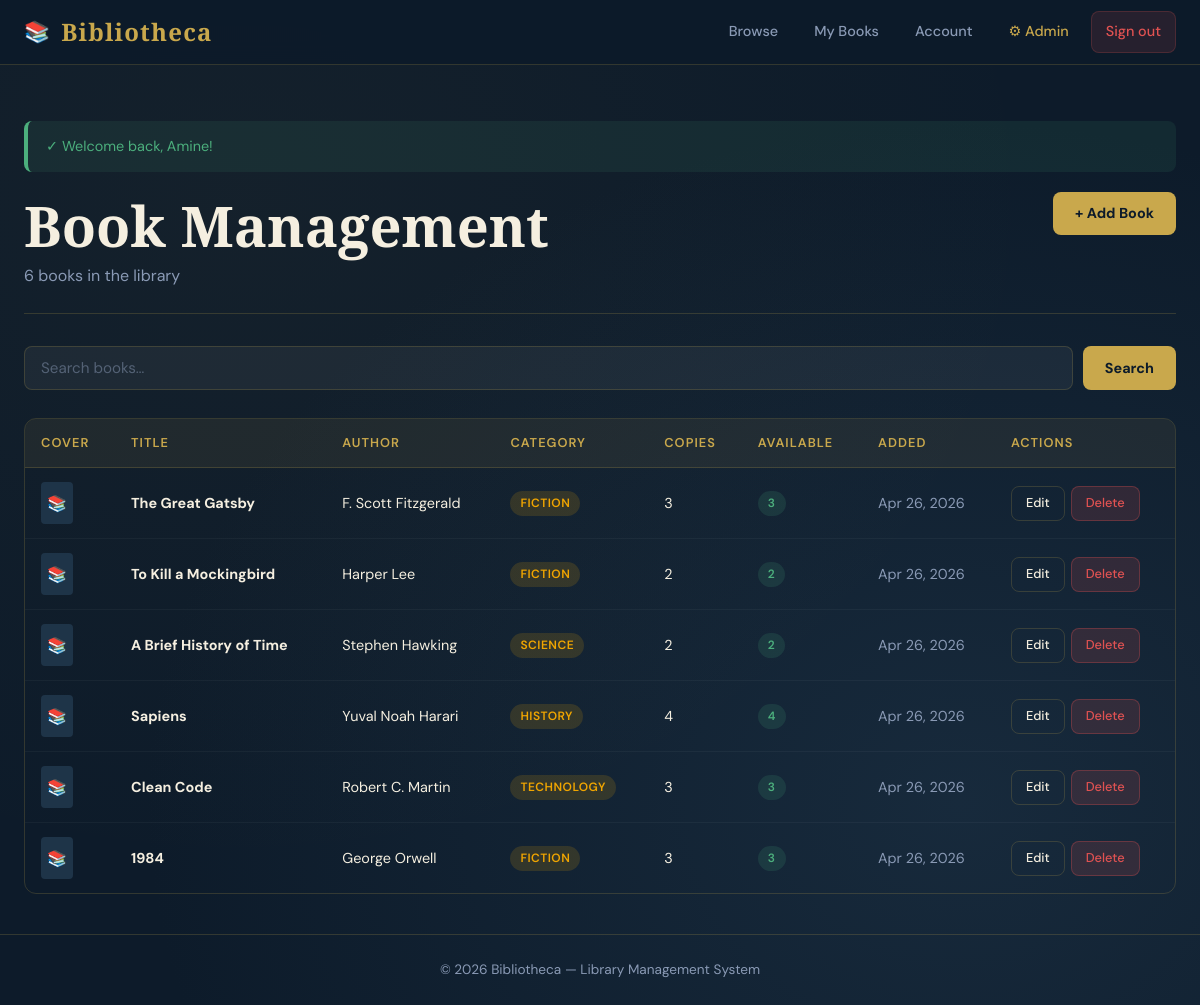
The app's page /admin/books.php (signed in) with its own data.
### tables this page shows
CREATE TABLE IF NOT EXISTS books (
    id INT AUTO_INCREMENT PRIMARY KEY,
    title VARCHAR(255) NOT NULL,
    author VARCHAR(150) NOT NULL,
    isbn VARCHAR(20),
    category_id INT,
    description TEXT,
    cover_image VARCHAR(255) DEFAULT 'default_cover.jpg',
    publisher VARCHAR(150),
    publication_year INT,
    total_copies INT DEFAULT 1,
    available_copies INT DEFAULT 1,
    added_at TIMESTAMP DEFAULT CURRENT_TIMESTAMP,
    updated_at TIMESTAMP DEFAULT CURRENT_TIMESTAMP ON UPDATE CURRENT_TIMESTAMP,
    FOREIGN KEY (category_id) REFERENCES categories(id) ON DELETE SET NULL
);

CREATE TABLE IF NOT EXISTS categories (
    id INT AUTO_INCREMENT PRIMARY KEY,
    name VARCHAR(100) NOT NULL UNIQUE,
    description TEXT
);

### admin/books.php (the view, shortened to what this page needs)
<?php
$db = getDB();
$action  = $_GET['action'] ?? 'list';
$errors  = [];
$editBook = null;
$search  = trim($_GET['search'] ?? '');
$page    = max(1, intval($_GET['page'] ?? 1));
$perPage = 15;
$offset  = ($page - 1) * $perPage;
$where   = $search ? "WHERE b.title LIKE ? OR b.author LIKE ? OR b.isbn LIKE ?" : "WHERE 1=1";
$params  = $search ? ["%$search%", "%$search%", "%$search%"] : [];
$total   = $db->prepare("SELECT COUNT(*) FROM books b $where");
$total->execute($params);
$totalCount = $total->fetchColumn();
$stmt = $db->prepare("SELECT b.*, c.name AS category_name FROM books b LEFT JOIN categories c ON b.category_id=c.id $where ORDER BY b.added_at DESC LIMIT $perPage OFFSET $offset");
$stmt->execute($params);
$books = $stmt->fetchAll();
$categories = $db->query("SELECT * FROM categories ORDER BY name")->fetchAll();
include __DIR__ . '/../includes/header.php';
?>
<div class="page-header">
    <div>
        <h1><?= ($action === 'add' || ($action === 'edit' && $editBook)) ? (($action==='add') ? 'Add New Book' : 'Edit Book') : 'Book Management' ?></h1>
        <p class="page-subtitle">
            <?php if ($action === 'list'): ?>
                <?= $totalCount ?> books in the library
            <?php else: ?>
                Fill in the details below and upload a cover image
            <?php endif; ?>
        </p>
    </div>
    <?php if ($action !== 'list'): ?>
        <a href="books.php" class="btn btn-outline">← Back to List</a>
    <?php else: ?>
        <a href="?action=add" class="btn btn-primary">+ Add Book</a>
    <?php endif; ?>
</div>
<?php if ($action === 'add' || $action === 'edit'): ?>
<?php if ($errors): ?>
<div class="alert alert-danger"><?php foreach($errors as $e): ?><div>✕ <?= htmlspecialchars($e) ?></div><?php endforeach; ?></div>
<?php endif; ?>
<div class="grid-2" style="align-items:start;">
    <form method="POST" enctype="multipart/form-data">
        <input type="hidden" name="book_id" value="<?= $editBook['id'] ?? 0 ?>">
        <div class="card">
            <h3 class="text-gold" style="margin-bottom:20px;">Book Information</h3>
            <div class="form-group">
                <label class="form-label">Title *</label>
                <input type="text" name="title" class="form-control" required
                       value="<?= htmlspecialchars($editBook['title'] ?? $_POST['title'] ?? '') ?>">
            </div>
            <div class="form-row">
                <div class="form-group">
                    <label class="form-label">Author *</label>
                    <input type="text" name="author" class="form-control" required
                           value="<?= htmlspecialchars($editBook['author'] ?? $_POST['author'] ?? '') ?>">
                </div>
                <div class="form-group">
                    <label class="form-label">ISBN</label>
                    <input type="text" name="isbn" class="form-control"
                           value="<?= htmlspecialchars($editBook['isbn'] ?? $_POST['isbn'] ?? '') ?>">
                </div>
            </div>
            <div class="form-row">
                <div class="form-group">
                    <label class="form-label">Category</label>
                    <select name="category_id" class="form-control">
                        <option value="">— Select Category —</option>
                        <?php foreach ($categories as $cat): ?>
                        <option value="<?= $cat['id'] ?>"
                            <?= (($editBook['category_id'] ?? $_POST['category_id'] ?? '') == $cat['id']) ? 'selected' : '' ?>>
                            <?= htmlspecialchars($cat['name']) ?>
                        </option>
                        <?php endforeach; ?>
                    </select>
                </div>
                <div class="form-group">
                    <label class="form-label">Publisher</label>
                    <input type="text" name="publisher" class="form-control"
                           value="<?= htmlspecialchars($editBook['publisher'] ?? $_POST['publisher'] ?? '') ?>">
                </div>
            </div>
            <div class="form-row">
                <div class="form-group">
                    <label class="form-label">Publication Year</label>
                    <input type="number" name="publication_year" class="form-control" min="1000" max="<?= date('Y') ?>"
                           value="<?= htmlspecialchars($editBook['publication_year'] ?? $_POST['publication_year'] ?? '') ?>">
                </div>
                <div class="form-group">
                    <label class="form-label">Total Copies</label>
                    <input type="number" name="total_copies" class="form-control" min="1" required
                           value="<?= htmlspecialchars($editBook['total_copies'] ?? $_POST['total_copies'] ?? 1) ?>">
                </div>
            </div>
            <div class="form-group">
                <label class="form-label">Available Copies</label>
                <input type="number" name="available_copies" class="form-control" min="0"
                       value="<?= htmlspecialchars($editBook['available_copies'] ?? $_POST['available_copies'] ?? 1) ?>">
            </div>
            <div class="form-group">
                <label class="form-label">Description</label>
                <textarea name="description" class="form-control" rows="4"><?= htmlspecialchars($editBook['description'] ?? $_POST['description'] ?? '') ?></textarea>
            </div>
            <div style="display:flex;gap:12px;">
                <button type="submit" class="btn btn-primary"><?= $action === 'edit' ? 'Update Book' : 'Add to Library' ?></button>
                <a href="books.php" class="btn btn-outline">Cancel</a>
            </div>
        </div>
    </form>
    <div class="card">
        <h3 class="text-gold" style="margin-bottom:20px;">Cover Image</h3>
        <form method="POST" enctype="multipart/form-data" id="coverForm">
            <input type="hidden" name="book_id" value="<?= $editBook['id'] ?? 0 ?>">
            <?php if ($editBook): ?>
                <input type="hidden" name="title" value="<?= htmlspecialchars($editBook['title']) ?>">
                <input type="hidden" name="author" value="<?= htmlspecialchars($editBook['author']) ?>">
                <input type="hidden" name="isbn" value="<?= htmlspecialchars($editBook['isbn'] ?? '') ?>">
                <input type="hidden" name="category_id" value="<?= $editBook['category_id'] ?? '' ?>">
                <input type="hidden" name="description" value="<?= htmlspecialchars($editBook['description'] ?? '') ?>">
                <input type="hidden" name="publisher" value="<?= htmlspecialchars($editBook['publisher'] ?? '') ?>">
                <input type="hidden" name="publication_year" value="<?= $editBook['publication_year'] ?? '' ?>">
                <input type="hidden" name="total_copies" value="<?= $editBook['total_copies'] ?>">
                <input type="hidden" name="available_copies" value="<?= $editBook['available_copies'] ?>">
            <?php endif; ?>
            <div class="file-upload-area">
                <input type="file" name="cover_image" accept="image/*">
                <div class="file-upload-icon">🖼</div>
                <p class="upload-label">Drop image here or click to browse</p>
                <p class="text-muted fs-sm mt-1">JPG, PNG, WebP — max 5 MB</p>
            </div>
            <?php if (!empty($editBook['cover_image']) && $editBook['cover_image'] !== 'default_cover.jpg'): ?>
            <div style="margin-top:16px;text-align:center;">
                <p class="text-muted fs-sm mb-1">Current cover:</p>
                <img src="<?= SITE_URL ?>/uploads/covers/<?= htmlspecialchars($editBook['cover_image']) ?>"
                     style="max-height:200px;border-radius:8px;border:1px solid var(--border);" alt="cover">
            </div>
            <?php endif; ?>
            <img id="coverPreview" src="" style="display:none;max-width:100%;margin-top:16px;border-radius:8px;" alt="preview">
        </form>
        <div class="mt-2 card card-sm" style="background:var(--gold-dim);">
            <p class="fs-sm text-gold fw-bold">📌 Tip</p>
            <p class="fs-sm">Upload the cover using the main form on the left. The image field is included in the main save action.</p>
        </div>
    </div>
</div>
<?php else: ?>
<form method="GET" class="search-bar">
    <input type="text" name="search" class="form-control" placeholder="Search books…" value="<?= htmlspecialchars($search) ?>">
    <button type="submit" class="btn btn-primary">Search</button>
</form>
<?php if ($books): ?>
<div class="table-wrap">
    <table>
        <thead>
            <tr>
                <th>Cover</th><th>Title</th><th>Author</th><th>Category</th>
                <th>Copies</th><th>Available</th><th>Added</th><th>Actions</th>
            </tr>
        </thead>
        <tbody>
        <?php foreach ($books as $book): ?>
        <tr>
            <td>
                <div style="width:32px;height:42px;border-radius:4px;overflow:hidden;background:var(--navy-mid);display:flex;align-items:center;justify-content:center;font-size:1rem;">
                    <?php if ($book['cover_image'] && $book['cover_image'] !== 'default_cover.jpg'): ?>
                        <img src="<?= SITE_URL ?>/uploads/covers/<?= htmlspecialchars($book['cover_image']) ?>" style="width:100%;height:100%;object-fit:cover;" alt="">
                    <?php else: ?>📚<?php endif; ?>
                </div>
            </td>
            <td><span class="fw-bold" style="color:var(--cream);"><?= htmlspecialchars($book['title']) ?></span></td>
            <td><?= htmlspecialchars($book['author']) ?></td>
            <td><?= $book['category_name'] ? '<span class="badge badge-pending">' . htmlspecialchars($book['category_name']) . '</span>' : '—' ?></td>
            <td><?= $book['total_copies'] ?></td>
            <td>
                <span class="badge badge-<?= $book['available_copies'] > 0 ? 'available' : 'unavailable' ?>">
                    <?= $book['available_copies'] ?>
                </span>
            </td>
            <td class="text-muted"><?= date('M j, Y', strtotime($book['added_at'])) ?></td>
            <td>
                <div style="display:flex;gap:6px;">
                    <a href="?action=edit&id=<?= $book['id'] ?>" class="btn btn-outline btn-sm">Edit</a>
                    <a href="?action=delete&id=<?= $book['id'] ?>" class="btn btn-danger btn-sm"
                       data-confirm="Delete '<?= htmlspecialchars($book['title']) ?>'? This cannot be undone.">Delete</a>
                </div>
            </td>
        </tr>
        <?php endforeach; ?>
        </tbody>
    </table>
</div>
<?php else: ?>
<div class="empty-state"><div class="empty-icon">📭</div><h3>No books found</h3></div>
<?php endif; ?>
<?php endif; ?>
<?php include __DIR__ . '/../includes/footer.php'; ?>

### assets/css/style.css (style rules this page uses)
:root { --navy: #0d1b2a; --navy-light: #152536; --navy-mid: #1e3448; --gold: #c9a84c; --gold-light: #e8c97e; --gold-dim: rgba(201,168,76,0.15); --cream: #f5efe0; --cream-dim: rgba(245,239,224,0.07); --white: #ffffff; --text-muted: #8a9ab5; --danger: #e05252; --success: #4caf7d; --warning: #f0a500; --border: rgba(201,168,76,0.2); --card-bg: rgba(21,37,54,0.9); --shadow: 0 4px 24px rgba(0,0,0,0.4); --radius: 12px; }
*, *::before, *::after { box-sizing: border-box; margin: 0; padding: 0; }
html { scroll-behavior: smooth; }
body { font-family: 'DM Sans', sans-serif; background-color: var(--navy); color: var(--cream); min-height: 100vh; line-height: 1.6; background-image: radial-gradient(ellipse at 20% 20%, rgba(201,168,76,0.04) 0%, transparent 60%), radial-gradient(ellipse at 80% 80%, rgba(30,52,72,0.6) 0%, transparent 60%); }
h1, h2, h3, h4 { font-family: 'Playfair Display', serif; line-height: 1.2; }
h1 { font-size: clamp(2rem, 5vw, 3.5rem); font-weight: 900; }
p { color: var(--text-muted); }
a { color: var(--gold); text-decoration: none; transition: color 0.2s; }
.btn { display: inline-flex; align-items: center; gap: 8px; padding: 10px 22px; border-radius: 8px; font-family: 'DM Sans', sans-serif; font-size: 0.9rem; font-weight: 500; border: none; cursor: pointer; transition: all 0.2s; text-decoration: none; }
.btn-primary { background: var(--gold); color: var(--navy); font-weight: 700; }
.btn-outline { background: transparent; border: 1px solid var(--border); color: var(--cream); }
.btn-danger { background: rgba(224,82,82,0.15); color: var(--danger); border: 1px solid rgba(224,82,82,0.3); }
.btn-sm { padding: 6px 14px; font-size: 0.8rem; }
.form-control { width: 100%; padding: 11px 16px; background: rgba(255,255,255,0.05); border: 1px solid var(--border); border-radius: 8px; color: var(--cream); font-family: 'DM Sans', sans-serif; font-size: 0.95rem; transition: border-color 0.2s, background 0.2s; outline: none; }
.form-control::placeholder { color: rgba(138,154,181,0.5); }
.table-wrap { overflow-x: auto; border-radius: var(--radius); border: 1px solid var(--border); }
table { width: 100%; border-collapse: collapse; }
thead th { background: rgba(201,168,76,0.08); color: var(--gold); font-size: 0.8rem; font-weight: 600; text-transform: uppercase; letter-spacing: 0.08em; padding: 14px 16px; text-align: left; border-bottom: 1px solid var(--border); }
tbody tr { border-bottom: 1px solid rgba(255,255,255,0.04); transition: background 0.15s; }
tbody tr:last-child { border-bottom: none; }
tbody td { padding: 14px 16px; font-size: 0.9rem; vertical-align: middle; }
.badge { display: inline-block; padding: 3px 10px; border-radius: 20px; font-size: 0.75rem; font-weight: 600; letter-spacing: 0.04em; text-transform: uppercase; }
.badge-pending { background: rgba(240,165,0,0.15); color: var(--warning); }
.badge-available { background: rgba(76,175,125,0.15); color: var(--success); }
.page-header { margin-bottom: 32px; padding-bottom: 24px; border-bottom: 1px solid var(--border); display: flex; align-items: flex-start; justify-content: space-between; flex-wrap: wrap; gap: 16px; }
.page-header h1 { color: var(--cream); }
.page-subtitle { font-size: 1rem; color: var(--text-muted); margin-top: 4px; }
.search-bar { display: flex; gap: 10px; margin-bottom: 28px; }
.search-bar .form-control { flex: 1; }
.text-muted { color: var(--text-muted); }
.fw-bold { font-weight: 700; }

### records on screen
books: title "The Great Gatsby", author "F. Scott Fitzgerald", category.name "FICTION", total_copies "3", available_copies "3", added_at "Apr 26, 2026"
books: title "To Kill a Mockingbird", author "Harper Lee", category.name "FICTION", total_copies "2", available_copies "2", added_at "Apr 26, 2026"
books: title "A Brief History of Time", author "Stephen Hawking", category.name "SCIENCE", total_copies "2", available_copies "2", added_at "Apr 26, 2026"
books: title "Sapiens", author "Yuval Noah Harari", category.name "HISTORY", total_copies "4", available_copies "4", added_at "Apr 26, 2026"
books: title "Clean Code", author "Robert C. Martin", category.name "TECHNOLOGY", total_copies "3", available_copies "3", added_at "Apr 26, 2026"
books: title "1984", author "George Orwell", category.name "FICTION", total_copies "3", available_copies "3", added_at "Apr 26, 2026"

### other values on screen
$siteName "Bibliotheca"
$flash['message'] "Welcome back, Amine!"
$totalCount "6"
SITE_NAME "Bibliotheca"
